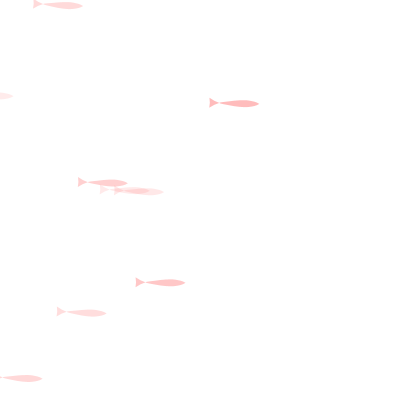
Frame 1 (no input)
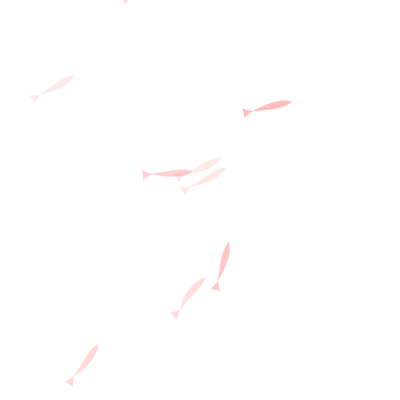
Frame 60 (the mouse pressed at the canvas centre just before this capture)
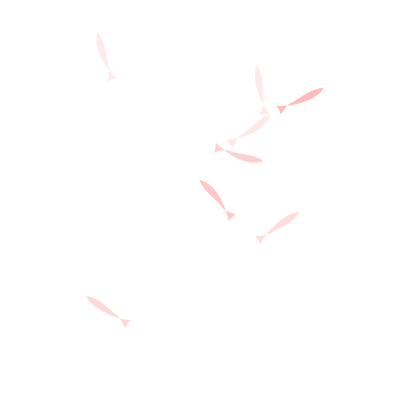
Frame 120 (the mouse held since frame 60 and released just before this capture)

The Processing sketch that drew these frames (run headless with seeded random() and noise(); from frame 60 on, the mouse is pressed at the canvas centre):

// Processing sketch: processing_4797
// ── processing_4797.pde

int num=9;

float[] a= new float[num];
float[] b= new float[num];
float[] c= new float[num];
float[] angle = new float[num];
float[] BoWa = new float[num];
int[]co =new int[num];

float d0=10;
float d1=sqrt(sq(d0)+sq(3.3));
float d2=sqrt(sq(2*d0)+sq(3.3));
float d3=sqrt(sq(3*d0)+sq(2));
float an1=atan2(3.3,d1);
float an2=atan2(3.3,d2);
float an3=atan2(2,d3);

PVector[] loc =new PVector[num];
int g,i;


void setup() {
  size(400,400);
  smooth();
  noStroke();
  
  for (i=0; i<num; i++) {
    loc[i] = new PVector(random(width),random(height));
    co[i] = int(random(20,70));
    if (i!=0) {
    a[i] = a[i-1]+random(2,5);
    b[i] = b[i-1]+random(10,20);
    } else {
    a[i] = random(0,1);
    b[i] = random(1,10);
    }
  }
}

void draw() {
  background(255);
  for (i=0; i<num; i++) {
    move();

    //draw fish
    pushMatrix();
    translate(loc[i].x,loc[i].y);
    rotate(PI+angle[i]);
    drawFishbody();
    popMatrix();
  }
}

void move() {
  // movement
  a[i]+= .005;
  b[i]+= .005;
  angle[i] += (noise(a[i])-0.5)/15;
  loc[i].x += 3*cos(angle[i])* noise(b[i]);
  loc[i].y += 3*sin(angle[i])* noise(b[i]);


  //boundary
  if (loc[i].x>width+50) loc[i].x=-50;
  if (loc[i].x<-50) loc[i].x= width+50;
  if (loc[i].y>height+50) loc[i].y =-50;
  if (loc[i].y<-50) loc[i].y =height+50;


  //Fish wave the body according to its speed
  c[i] += 0.3*noise(b[i]);
  BoWa[i]=sin(c[i])*PI/15;
}

void drawFishbody() {
  fill(255,0,0,co[i]);
  beginShape();
  curveVertex(-d0,-d0);
  curveVertex(0,0);
  curveVertex(d1*cos(an1+BoWa[i]),d1*sin(an1+BoWa[i]));
  curveVertex(d2*cos(an2+BoWa[i]*1.2),d2*sin(an2+BoWa[i]*1.2));
  curveVertex(d3*cos(an3+BoWa[i]*1.4),d3*sin(an3+BoWa[i]*1.4));
  curveVertex(4*d0*cos(BoWa[i]*1.7),4*d0*sin(BoWa[i]*1.7));
  curveVertex(d3*cos(-an3+BoWa[i]*1.4),d3*sin(-an3+BoWa[i]*1.4));
  curveVertex(d2*cos(-an2+BoWa[i]*1.2),d2*sin(-an2+BoWa[i]*1.2));
  curveVertex(d1*cos(-an1+BoWa[i]),d1*sin(-an1+BoWa[i]));
  curveVertex(0,0);
  curveVertex(-d0,d0);
  endShape();
  pushMatrix();
  translate(4*d0*cos(BoWa[i]*1.7),4*d0*sin(BoWa[i]*1.7));
  rotate(BoWa[i]*1.35);
  beginShape();
  vertex(0,0);
  vertex(d0*0.5,-d0*0.2);
  vertex(d0,-d0*0.5);
  vertex(d0*0.95,0);
  vertex(d0,d0*0.5);
  vertex(d0*0.5,d0*0.2);
  vertex(0,0);
  endShape();
  popMatrix();
}
